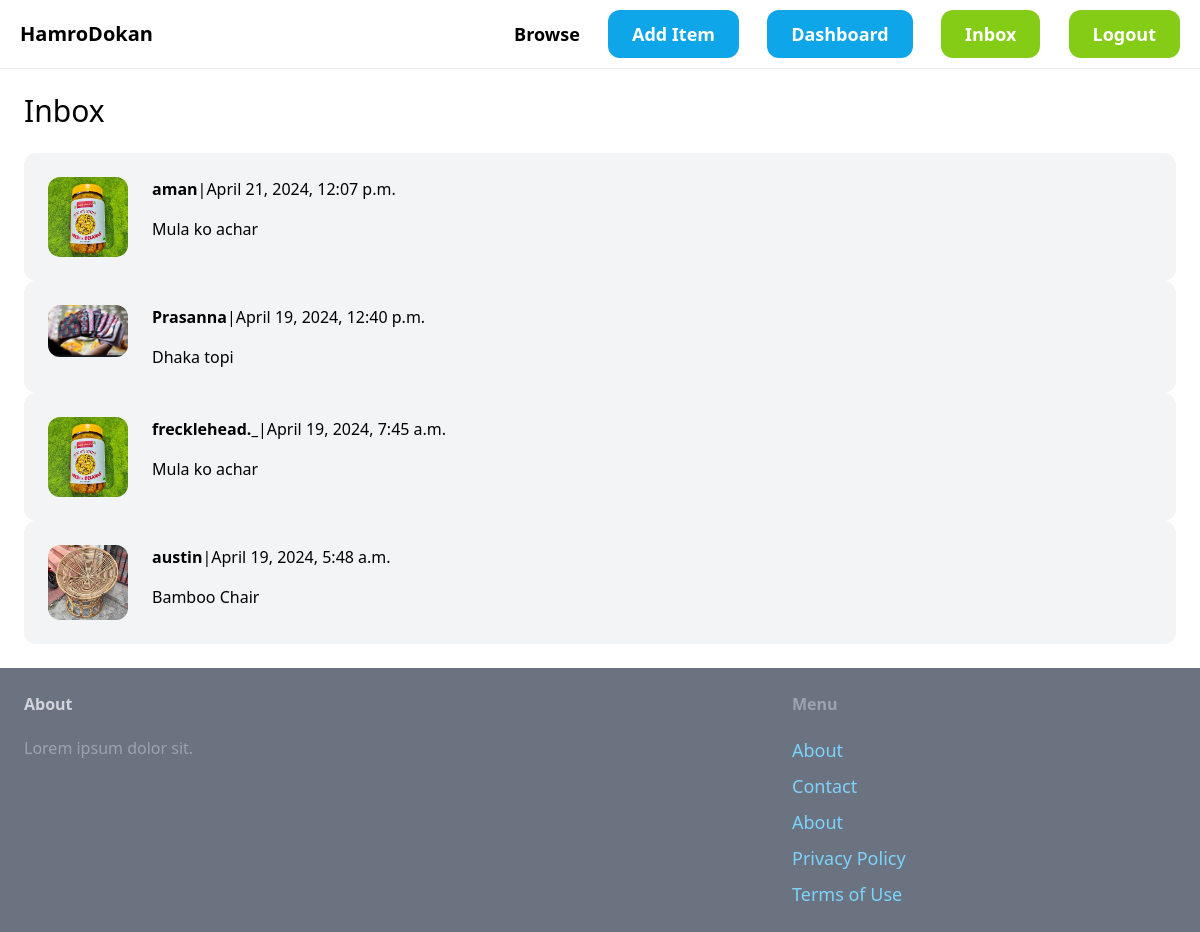
The page /inbox/ (signed in) on the database its author committed.
### chat/models.py (models this page shows)
class Chat(models.Model):
  item=models.ForeignKey(Item,related_name='chats',on_delete=models.CASCADE)
  members=models.ManyToManyField(User,related_name='chats')
  created_at=models.DateTimeField(auto_now_add=True)
  modified_at=models.DateTimeField(auto_now=True)
  class Meta:
    ordering=('-modified_at',)

### item/models.py (models this page shows, shortened)
class Item(models.Model):
  category=models.ForeignKey(Category,related_name='items',on_delete=models.CASCADE)
  name=models.CharField(max_length=255)
  description=models.TextField(blank=True,null=True)
  price=models.FloatField()
  image=models.ImageField(upload_to='item-images',blank=True,null=True)
  is_sold=models.BooleanField(default=False)
  created_by=models.ForeignKey(User,related_name='items',on_delete=models.CASCADE)
  created_at=models.DateTimeField(auto_now_add=True)

### chat/views.py (the view)
# urls.py: path('',views.inbox,name='inbox'),
@login_required
def inbox(request):
  chats=Chat.objects.filter(members__in=[request.user.id])
  return render(request, 'chat/inbox.html',{
    'chats':chats
  })

### chat/templates/chat/inbox.html (shortened to what this page needs)
{%extends 'core/base.html'%}
{%block content%}
<h1 class="mb-6 text-3xl ">Inbox</h1>
<div classs="space-y-6">
  {% for chat in chats%}
  <a href="{% url 'chat:detail' chat.id %}" >
    <div class="p-6 flex bg-gray-100 rounded-xl">
      <div class="pr-6">
        <img src="{{chat.item.image.url}}" class="w-20 rounded-xl" alt="">
      </div>
      <div>
        {% for member in chat.members.all%}
        {% if member != request.user%}
        <p class=" mb-4"><strong>{{member.username}}</strong>|{{chat.modified_at}}</p>
        <p>{{chat.item.name}}</p>
        {%endif%}
        {%endfor%}
      </div>
    </div>
  </a>
  {%endfor%}
</div>
{%endblock%}

### rows shown on the page
Chat: item.image (picture), modified_at "April 21, 2024, 12:07 p.m.", item.name "Mula ko achar"
Chat: item.image (picture), modified_at "April 19, 2024, 12:40 p.m.", item.name "Dhaka topi"
Chat: item.image (picture), modified_at "April 19, 2024, 7:45 a.m.", item.name "Mula ko achar"
Chat: item.image (picture), modified_at "April 19, 2024, 5:48 a.m.", item.name "Bamboo Chair"

### other values the page prints
{{ member.username }} "aman"
{{ member.username }} "Prasanna"
{{ member.username }} "frecklehead._"
{{ member.username }} "austin"
